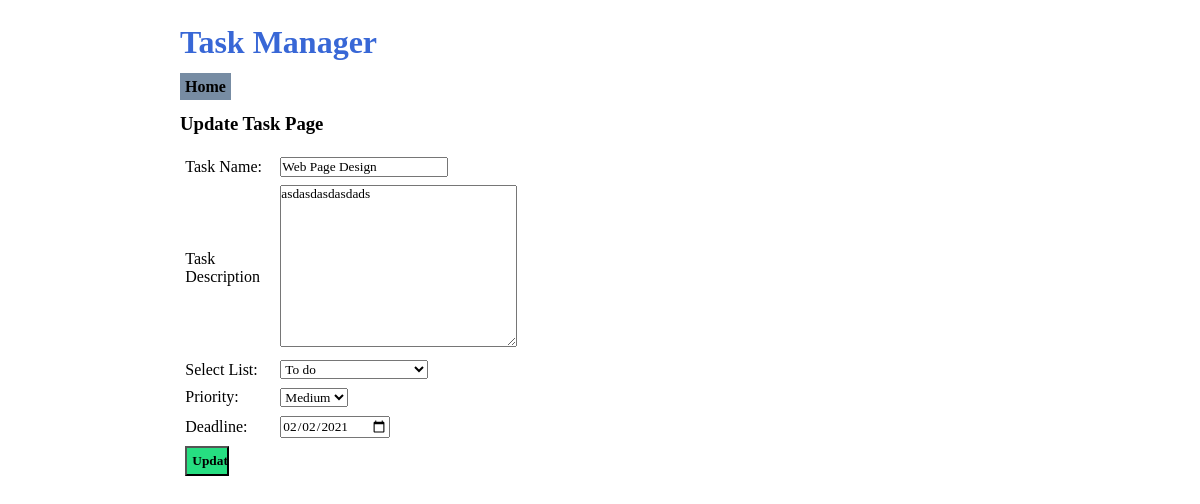
Page /update-task.php?task_id=2 on the committed database.
### tables this page shows
CREATE TABLE `tbl_tasks` (
  `task_id` int(10) UNSIGNED NOT NULL,
  `task_name` varchar(150) NOT NULL,
  `task_description` text NOT NULL,
  `list_id` int(11) NOT NULL,
  `priority` varchar(10) NOT NULL,
  `deadline` date NOT NULL
);

CREATE TABLE `tbl_lists` (
  `list_id` int(11) UNSIGNED NOT NULL,
  `list_name` varchar(50) NOT NULL,
  `list_description` varchar(150) DEFAULT NULL
);

### update-task.php (the view, shortened to what this page needs)
<?php
  if(isset($_GET['task_id'])) {
    $task_id = $_GET['task_id'];
    $conn = mysqli_connect(LOCALHOST, DB_USERNAME, DB_PASSWORD) or die(mysqli_error());
    $sql = "SELECT * FROM tbl_tasks WHERE task_id=$task_id";
    $res = mysqli_query($conn, $sql);
    if($res == true) {
      $row = mysqli_fetch_assoc($res);
      $task_name = $row['task_name'];
      $task_description = $row['task_description'];
      $list_id = $row['list_id'];
      $priority = $row['priority'];
      $deadline = $row['deadline'];
    } else {
      header('location:' . SITEURL);
    }
  }
?>
<!DOCTYPE html>
<html lang="en">
<head>
  <link rel="stylesheet" href="<?php echo SITEURL; ?>css/style.css" />
</head>
<body>
  <div class="wrapper">
    <h1>Task Manager</h1>
    <div class="menu">
      <a class="btn-secondary" href="<?php echo SITEURL; ?>">Home</a>
    </div>
    <h3>Update Task Page</h3>
    <form method="POST" action="">
      <table class="tbl-half">
        <tr>
          <td>Task Name: </td>
          <td><input type="text" name="task_name" value="<?php echo $task_name; ?>" required="required"></td>
        </tr>
        <tr>
          <td>Task Description</td>
          <td><textarea name="task_description" id="" cols="30" rows="10"><?php echo $task_description; ?></textarea></td>
        </tr>
        <tr>
          <td>Select List:</td>
          <td>
            <select name="list_id">
              <?php
                $conn2 = mysqli_connect(LOCALHOST, DB_USERNAME, DB_PASSWORD) or die(mysqli_error());
                $sql2 = "SELECT * FROM tbl_lists";
                $res2 = mysqli_query($conn2, $sql2);
                if($res2 == true) {
                  $count_rows2 = mysqli_num_rows($res2);
                  if($count_rows2 > 0) {
                    while($row2 = mysqli_fetch_assoc($res2)) {
                      $list_id_db = $row2['list_id'];
                      $list_name = $row2['list_name']
                      ?>
                      <option <?php if($list_id_db == $list_id) {echo "selected='selected'";} ?> value="<?php echo $list_id_db; ?>"><?php echo $list_name; ?></option>
                      <?php
                    }
                  } else {
                    ?>
                    <option <?php if($list_id=0) {echo "selected='selected'";} ?> value="0">None</option>
                    <?php
                  }
                } else {
                  header('location:' . SITEURL);
                }
              ?>
            </select>
          </td>
        </tr>
        <tr>
          <td>Priority: </td>
          <td>
            <select name="priority" id="">
              <option <?php if($priority == "Medium") {echo "selected='selected'";} ?> value="Medium">Medium</option>
            </select>
          </td>
        </tr>
        <tr>
          <td>Deadline: </td>
          <td><input type="date" name="deadline" value="<?php echo $deadline; ?>"></td>
        </tr>
        <tr>
          <td><input class="btn-primary btn-lg" type="submit" name="submit" value="Update"></td>
        </tr>
      </table>
    </form>
  </div>
</body>
</html>

### css/style.css (style rules this page uses)
* { margin: 0; padding: 0; font-family: verdana; }
.wrapper { width: 70%; margin: 0 auto; padding: 2%; }
h1 { color: #3867d6; margin-bottom: 2%; }
h3 { margin: 2% 0; }
.menu { margin-bottom: 2%; }
.menu a { font-weight: bold; margin-right: 1%; color: black; text-decoration: none; }
.btn-primary { background-color: #26de81; padding: 5px; font-weight: bold; text-decoration: none; color: black; }
.btn-secondary { background-color: #778ca3; padding: 5px; font-weight: bold; text-decoration: none; color: white; }
.btn-lg { width: 50%; }
table tr td { padding: 1%; }
.tbl-half { width: 40%; }

### rows in the picture
tbl_tasks: task_name "Web Page Design", task_description "asdasdasdasdads", list_id "To do", priority "Medium", deadline "02/02/2021"
